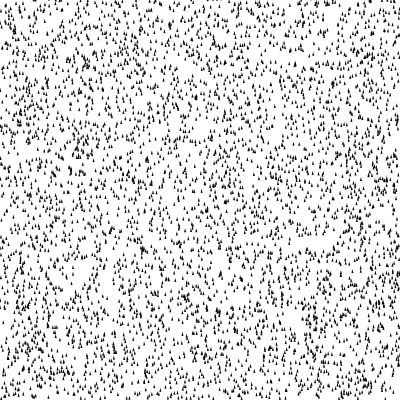
Frame 1 (no input)
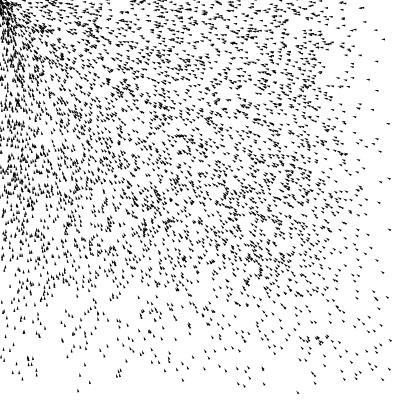
Frame 60 (the mouse pressed at the canvas centre just before this capture)
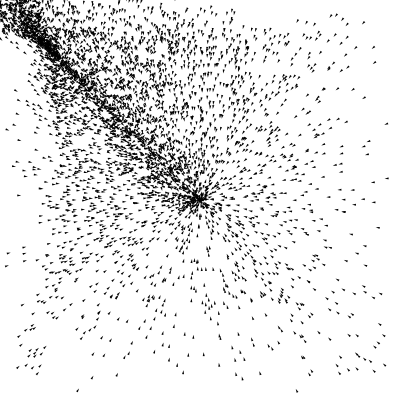
Frame 120 (the mouse held since frame 60 and released just before this capture)

The Processing sketch that drew these frames (run headless with seeded random() and noise(); from frame 60 on, the mouse is pressed at the canvas centre):

// Processing sketch: sketch_145
// ── sketch_145.pde
PVector attractor;
Vehicle[] vehicles;
int numOfVehicle = 5000;
void setup() {
  size(400, 400);
  background(255);
  vehicles = new Vehicle[numOfVehicle];
  for (int i = 0; i< numOfVehicle; i++) {
    vehicles[i] = new Vehicle(random(width), random(height));
  }
}

void draw() {
  background(255);
  attractor = new PVector(mouseX, mouseY);
  fill(255);
  noStroke();
  ellipse(attractor.x, attractor.y, 5, 5);
  
  
  for (int i = 0; i< numOfVehicle; i++) {
    vehicles[i].seek(attractor);
    vehicles[i].update();
    vehicles[i].display();
  }
    
}
// ── Vehicle.pde
class Vehicle {
  PVector location;
  PVector velocity;
  PVector acceleration;
  float r; 
  float maxSpeed;
  float maxForce;
  
  Vehicle(float x, float y) {
    acceleration = new PVector(0, 0);
    velocity = new PVector(0, -2);
    location = new PVector(x, y);
    
    r = 1;
    maxSpeed = random(4);
    maxForce = 0.05;
    
  }

  void update() {
   velocity.add(acceleration);
   velocity.limit(maxSpeed);
   location.add(velocity);
   acceleration.mult(0);
  }

  void applyForce(PVector force) {
    acceleration.add(force);
  }

  void seek(PVector target) {
    PVector desired = PVector.sub(target, location);
    desired.setMag(maxSpeed);
    PVector steer = PVector.sub(desired, velocity);
    steer.limit(maxForce);
    
    applyForce(steer);
  }

  void display() {
    fill(0);
    float theta = velocity.heading2D() + PI/2;
    
    pushMatrix();
    translate(location.x, location.y);
    rotate(theta);

    beginShape();
    vertex(0, -r*2);
    vertex(-r, r*2);
    vertex(r, r*2);
    endShape(CLOSE);
    popMatrix();
  }
}
